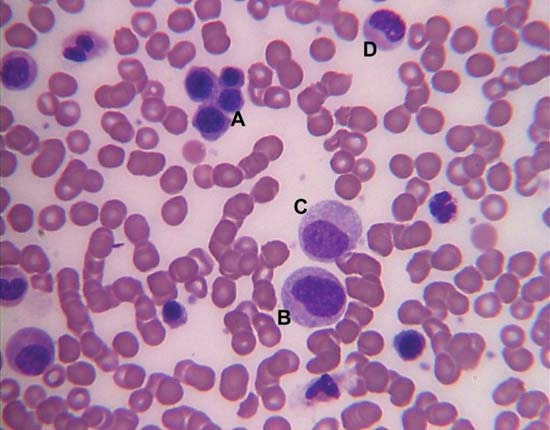
#> input picture cellim.jpg, 550 x 430 px
$ python watersh.py
#> lines starting #> are read from the running program, lines starting #| are printed output that depends on the picture; after the words box and inside, x2 and y2 are one past the last pixel; in counts of white or black regions, pixels touching at a corner belong together
import numpy as np
import cv2

img0 = cv2.imread('cellim.jpg')
#> img0 is the input picture: shape (430, 550, 3); mean B, G, R 164.7, 127.6, 174
img = cv2.imread('cellim.jpg')
gray = cv2.cvtColor(img,cv2.COLOR_BGR2GRAY)
ret, thresh = cv2.threshold(gray,0,255,cv2.THRESH_BINARY_INV+cv2.THRESH_OTSU)
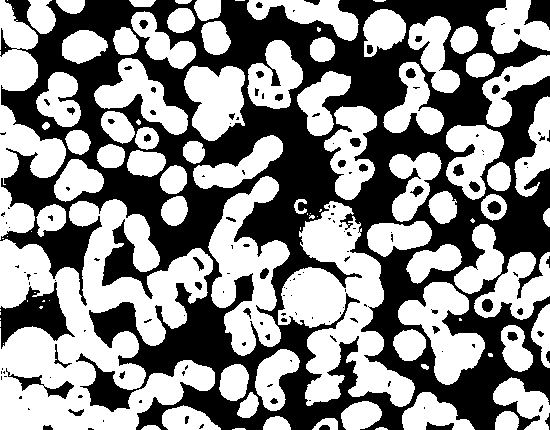
#> thresh: shape (430, 550); 54% white; 152 black regions (97 under 20 px), largest, box (x1, y1, x2, y2) and area: (0, 0, 550, 430) 102536, (0, 282, 75, 349) 2217, (524, 0, 550, 30) 489
#> ret = 148
# noise removal
kernel = np.ones((3,3),np.uint8)
opening = cv2.morphologyEx(thresh,cv2.MORPH_OPEN,kernel, iterations = 2)
#> opening: shape (430, 550); 53.1% white; 96 black regions (53 under 20 px), largest, box (x1, y1, x2, y2) and area: (0, 0, 550, 430) 107568, (0, 368, 74, 399) 542, (524, 0, 550, 30) 489
# sure background area
sure_bg = cv2.dilate(opening,kernel,iterations=2)
#> sure_bg: shape (430, 550); 68% white; 77 black regions (44 under 20 px), largest, box (x1, y1, x2, y2) and area: (121, 0, 504, 430) 38018, (0, 0, 256, 269) 12791, (367, 250, 550, 430) 8383
# Finding sure foreground area
dist_transform = cv2.distanceTransform(opening,cv2.DIST_L2,5)
ret, sure_fg = cv2.threshold(dist_transform,0.15*dist_transform.max(),255,0)
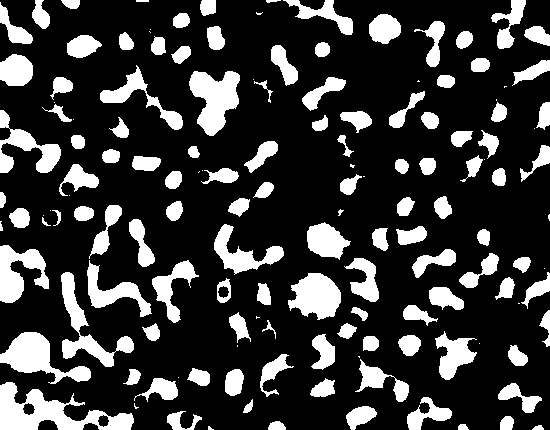
#> sure_fg: shape (430, 550) float32; 22.2% white; 146 white regions (28 under 20 px), largest, box (x1, y1, x2, y2) and area: (0, 382, 134, 430) 2958, (189, 71, 240, 136) 2041, (0, 332, 91, 384) 1986
#> ret = 5.16
# Finding unknown region
sure_fg = np.uint8(sure_fg)
unknown = cv2.subtract(sure_bg,sure_fg)
#> unknown: shape (430, 550); 45.8% white; 18 white regions, largest, box (x1, y1, x2, y2) and area: (0, 0, 550, 430) 98465, (0, 0, 57, 93) 2109, (491, 376, 550, 430) 1791
# Marker labelling
ret, markers = cv2.connectedComponents(sure_fg)
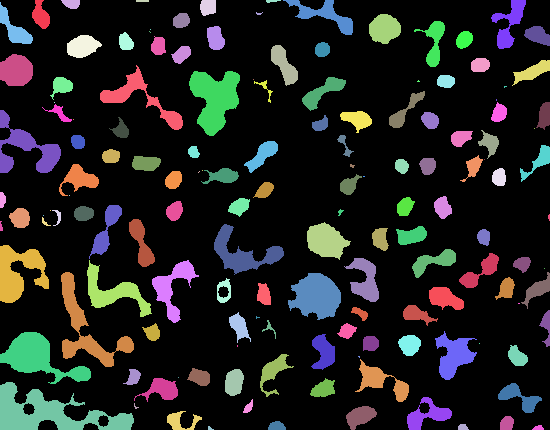
#> markers: shape (430, 550) int32; 147 distinct labels, from 0 to 146; one colour per label, 0 black
#> ret = 147
# Add one to all labels so that sure background is not 0, but 1
markers = markers+1
#> markers: shape (430, 550) int32; 147 distinct labels, from 1 to 147
# Now, mark the region of unknown with zero
markers[unknown==255] = 0
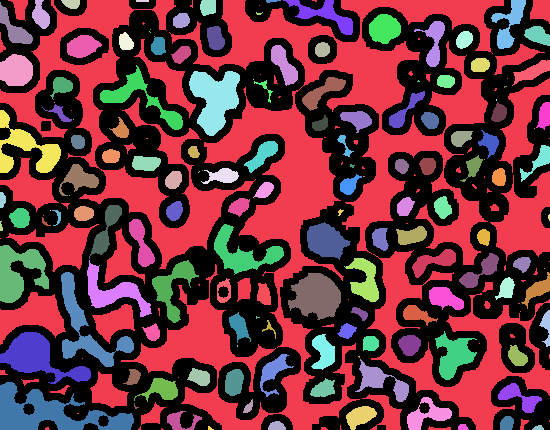
#> markers: shape (430, 550) int32; 148 distinct labels, from 0 to 147; one colour per label, 0 black
markers = cv2.watershed(img,markers)
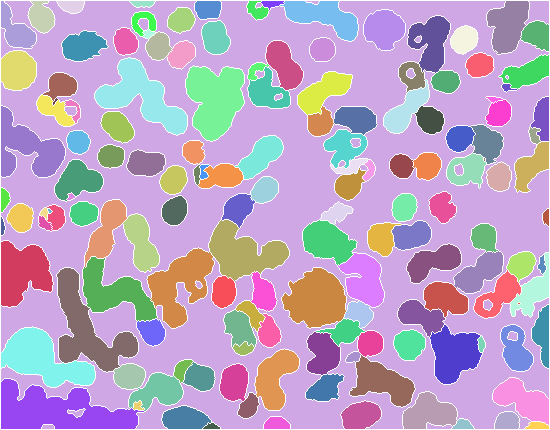
#> markers: shape (430, 550) int32; 148 distinct labels, from -1 to 147; one colour per label, 0 black, -1 white
img[markers == -1] = [0,0,0]
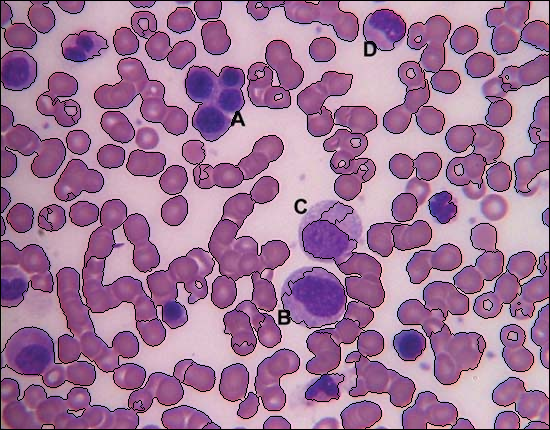
#> img: shape (430, 550, 3); 6.52% of pixels changed, all inside (x1, y1, x2, y2) = (0, 0, 550, 430)
cv2.imshow('img',np.hstack((img0,img)))
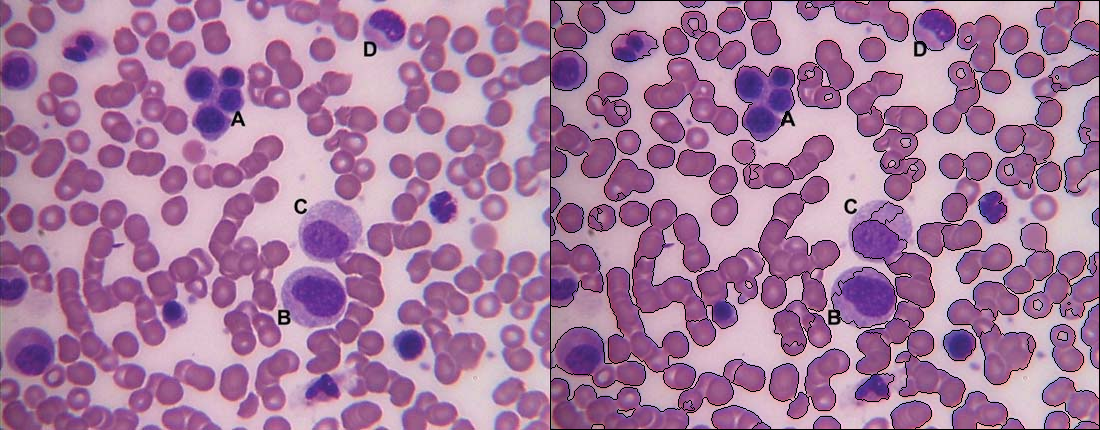
#> window 'img': shape (430, 1100, 3); mean B, G, R 159.4, 123.6, 168.4
cv2.waitKey(0)
